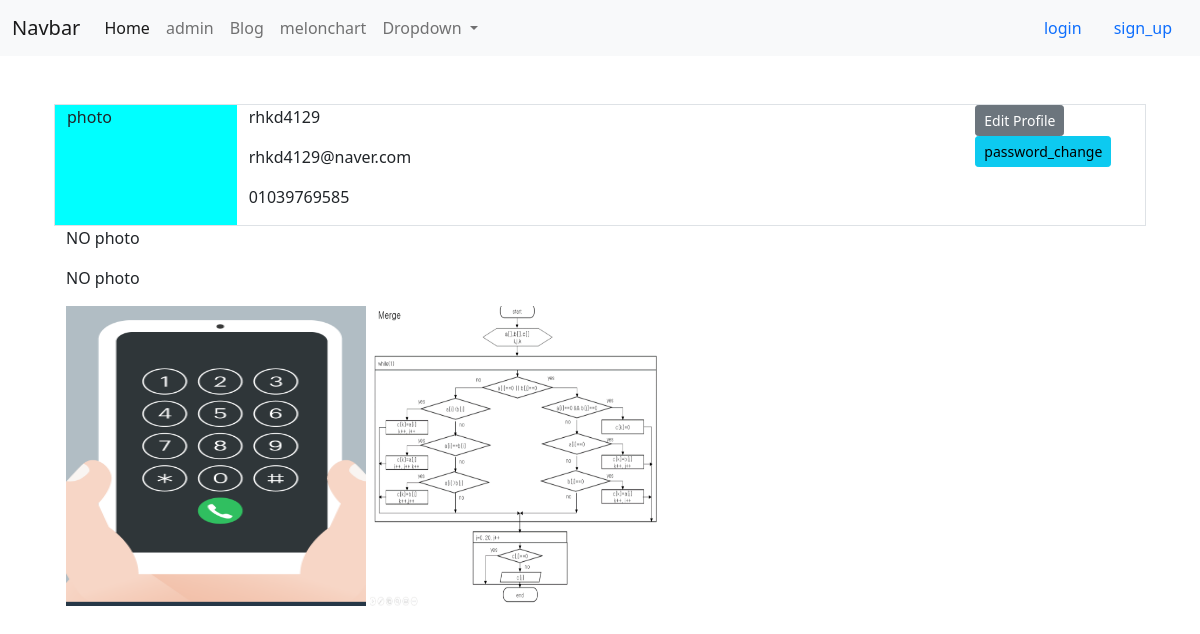
The app's page /blog/rhkd4129/ with its own data.
### accounts/models.py (models this page shows)
class User(AbstractUser):
    phone_number = models.CharField(blank =True ,default='' ,max_length=12)

### blog/models.py (models this page shows, shortened)
class Post(models.Model):
    class GenderChices(models.TextChoices):
        MALE = "M","Male"   #DB에저장되는 값 ,실제 사용할 값
        FEMALE = "F","Female"
    author = models.ForeignKey(settings.AUTH_USER_MODEL,on_delete=models.CASCADE) # 추천!
    title = models.CharField(max_length=20)
    photo = models.ImageField(blank = True, upload_to = 'blog/post/%Y/%m/%d')
    content = models.TextField()
    gender = models.CharField(max_length=1,blank=True,choices=GenderChices.choices)#,default=GenderChices.MALE
    is_public = models.BooleanField(default = False,verbose_name= '공개여부')
    created_at = models.DateTimeField(auto_now_add=True)
    updated_at = models.DateTimeField(auto_now=True)

### blog/views/post_views.py (the view)
# urls.py: re_path(r'^(?P<username>[\w.@+-]+)/$',post_views.UserPage,name='user_page'),
def UserPage(request,username):
    page_user = get_object_or_404(get_user_model(),username = username)
    post_list = Post.objects.filter(author = page_user)
    return render(request,"blog/user_page.html",{'page_user':page_user,'post_list':post_list})

### blog/templates/blog/user_page.html
{% extends 'blog/layout.html' %}
{% block content %}
<div class="container">
    <div class="row mt-5 border border-1">
        <div class="col-2"style="background-color: aqua;">
            photo
        </div>
        <div class="col-8">
            <p>{{page_user.username}}</p>
            <p>{{page_user.email}}</p>
            <p>{{page_user.phone_number}}</p>
        </div>
        <div class="col-2" >
            <a class="btn btn-secondary btn-sm"  href="{% url 'accounts:profile_edit' %}">Edit Profile</a>
            <a class="btn btn-info btn-sm"  href="{% url 'accounts:password_change' %}">password_change</a>
        </div>
    </div>
        <div class="row-sm-4">
            {% if post_list %}
                {% for post in post_list %}
                    {% if post.photo  %}
                        <img src="{{ post.photo.url }}" alt="" style="width: 300px; height: 300px;" />
                    {% else %}
                        <p>NO photo</p>
                    {% endif%}
                {% endfor %}
            {% endif %}
        </div>
    </div>
</div>
{% endblock content %}

### records on screen
User: username "rhkd4129", email "rhkd4129@naver.com", phone_number "01039769585"
Post: photo "NO photo"
Post: photo "NO photo"
Post: photo (picture)
Post: photo (picture)
